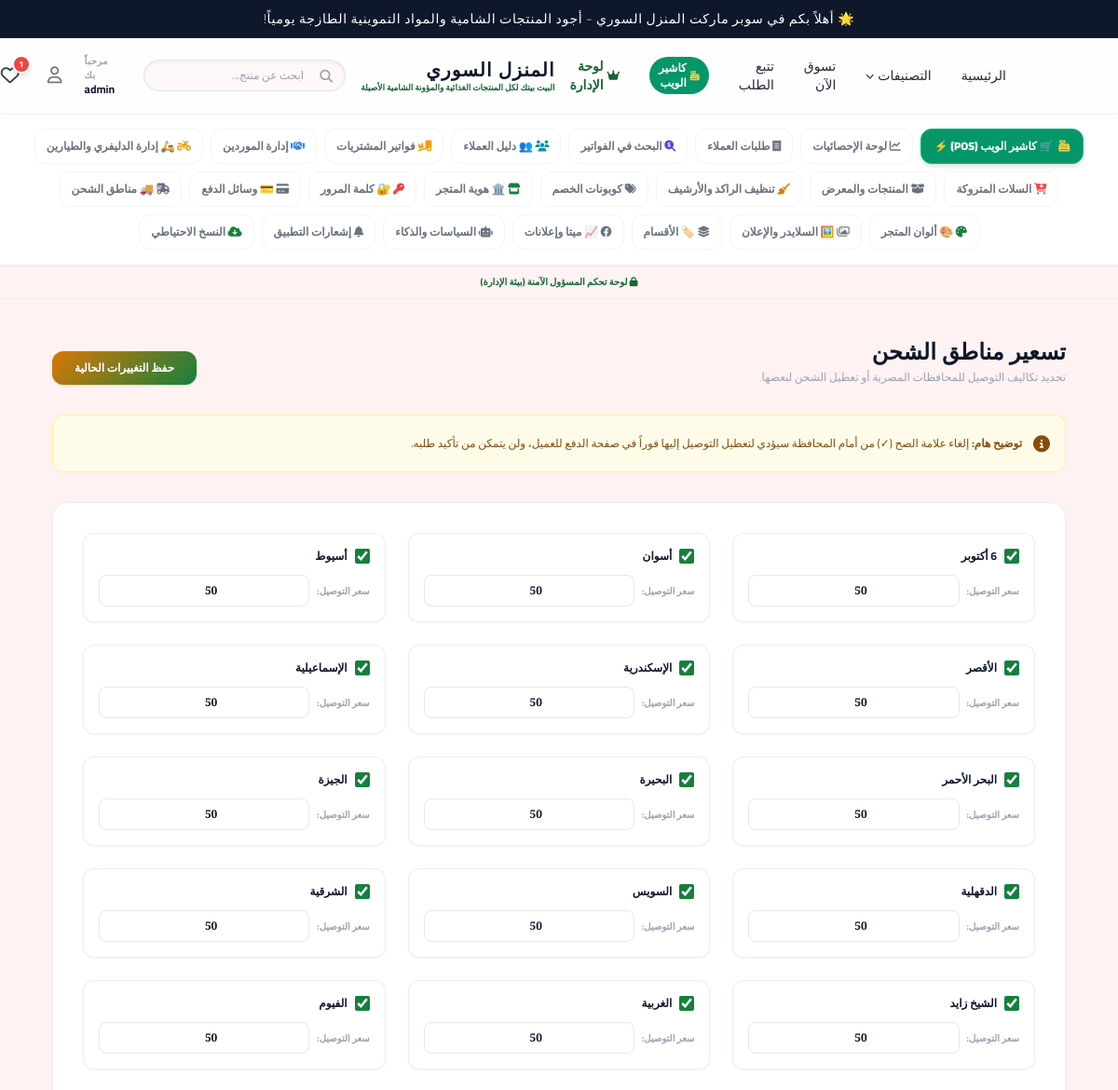
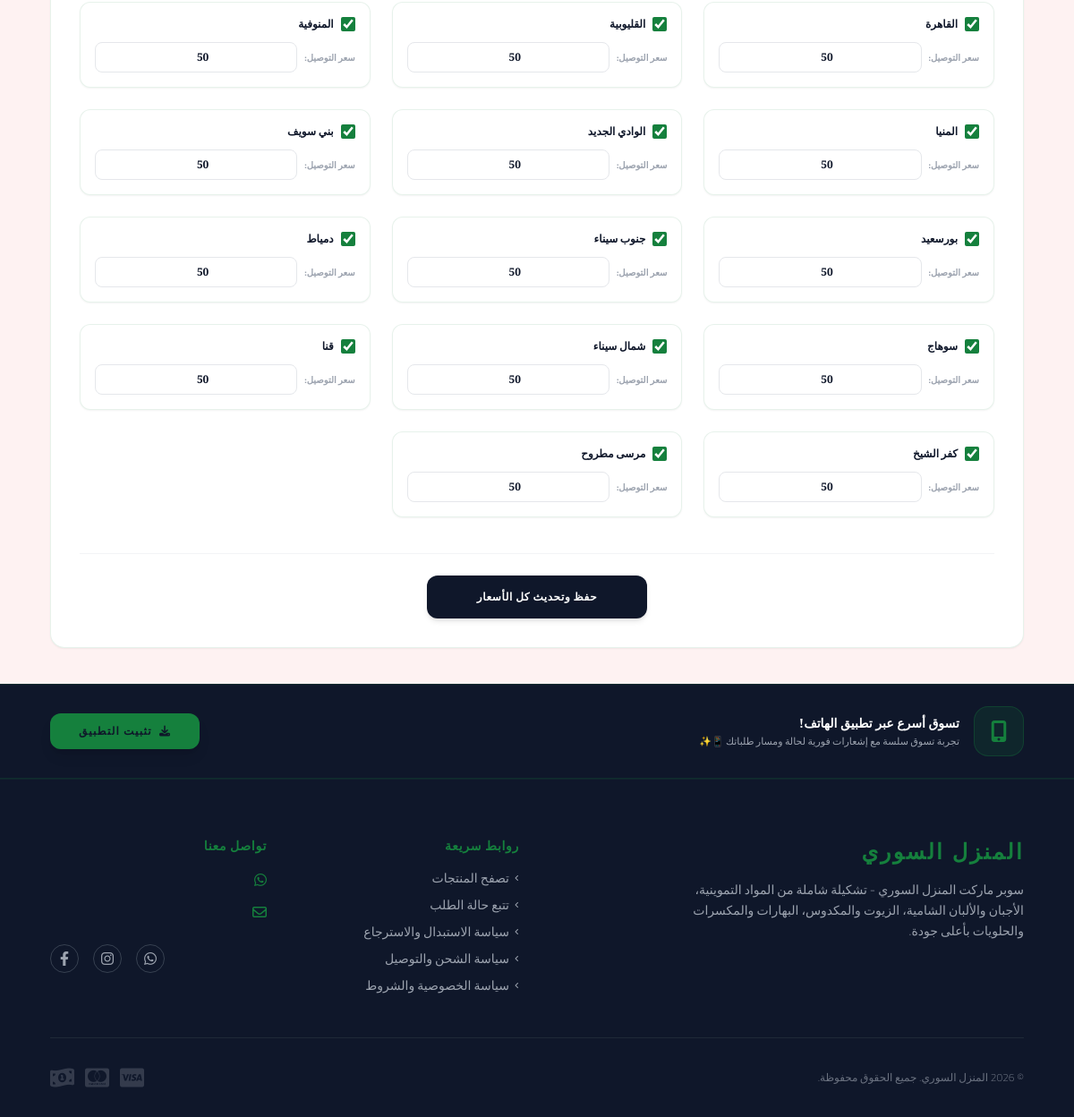
Screenshot of /admin_shipping.php (signed in) with the database file from the repository (2 pictures, top to bottom).
### tables this page shows
CREATE TABLE shipping_zones (
            id INTEGER PRIMARY KEY AUTOINCREMENT, gov_name VARCHAR(100) NOT NULL UNIQUE, cost DECIMAL(10,2) DEFAULT 50.00, is_active TINYINT(1) DEFAULT 1
        , country_name VARCHAR(100) DEFAULT 'مصر', country_code VARCHAR(10) DEFAULT 'EG', currency_symbol VARCHAR(50) DEFAULT 'ج.م');

### admin_shipping.php (the view, shortened to what this page needs)
<?php
require_once 'config.php';
$zones = $pdo->query("SELECT * FROM shipping_zones ORDER BY gov_name ASC")->fetchAll(PDO::FETCH_ASSOC);
include 'header.php';
include 'admin_nav.php';
?>
<div class="container mx-auto px-4 md:px-8 py-10 max-w-6xl animate-fade-in">
    <div class="flex flex-col sm:flex-row justify-between items-center sm:items-end mb-8 gap-4">
        <div>
            <h2 class="text-2xl font-serif font-bold text-royal-dark">تسعير مناطق الشحن</h2>
            <p class="text-xs text-gray-400 mt-1 font-light">تحديد تكاليف التوصيل للمحافظات المصرية أو تعطيل الشحن لبعضها.</p>
        </div>
        <button type="button" onclick="document.getElementById('shipping-form').submit();" class="bg-gold-gradient text-white font-bold py-2.5 px-6 hover:bg-gold-gradient-hover hover:text-royal-charcoal transition-all text-xs rounded-xl shadow flex items-center gap-1.5 btn-shine">
            حفظ التغييرات الحالية
        </button>
    </div>
    <div class="bg-yellow-50 border border-yellow-200 text-yellow-800 p-4 rounded-xl text-xs mb-8 flex gap-3 items-center">
        <i class="fa-solid fa-circle-info text-lg shrink-0 animate-bounce"></i>
        <span><strong>توضيح هام:</strong> إلغاء علامة الصح (✓) من أمام المحافظة سيؤدي لتعطيل التوصيل إليها فوراً في صفحة الدفع للعميل، ولن يتمكن من تأكيد طلبه.</span>
    </div>
    <form id="shipping-form" method="POST" action="admin_shipping.php" class="bg-white shadow-sm border border-royal-gold/10 rounded-2xl p-6 md:p-8">
        <div class="grid grid-cols-1 md:grid-cols-2 lg:grid-cols-3 gap-6">
            <?php foreach($zones as $z): ?>
                <div class="border p-4 rounded-xl transition-all duration-300 <?php echo !$z['is_active'] ? 'opacity-40 bg-gray-50 border-gray-200' : 'bg-royal-cream/15 border-royal-gold/10 shadow-sm'; ?>">
                    <div class="flex justify-between items-center mb-3">
                        <label class="font-bold text-royal-dark text-xs flex items-center gap-2 cursor-pointer select-none">
                            <input type="checkbox" name="gov_active[<?php echo $z['id']; ?>]" value="1" <?php echo $z['is_active'] ? 'checked' : ''; ?> class="w-4 h-4 accent-royal-gold cursor-pointer rounded">
                            <span><?php echo htmlspecialchars($z['gov_name']); ?></span>
                        </label>
                    </div>
                    <div class="flex items-center gap-2">
                        <span class="text-[10px] text-gray-400 font-bold shrink-0">سعر التوصيل:</span>
                        <input type="number" step="0.01" name="gov_cost[<?php echo $z['id']; ?>]" value="<?php echo $z['cost']; ?>" class="w-full p-2 border border-gray-200 rounded-lg text-center outline-none focus:border-royal-gold font-serif font-bold text-royal-dark text-xs">
                    </div>
                </div>
            <?php endforeach; ?>
        </div>
        <div class="mt-10 text-center border-t border-gray-100 pt-6">
            <button type="submit" class="bg-royal-charcoal text-white hover:bg-royal-gold hover:text-royal-charcoal px-14 py-4 text-xs font-bold rounded-xl shadow-md btn-shine transition-all uppercase tracking-wider">
                حفظ وتحديث كل الأسعار
            </button>
        </div>
    </form>
</div>
<?php
include 'footer.php';
?>

### rows the page displays
shipping_zones: is_active "☑", gov_name "6 أكتوبر", cost "50"
shipping_zones: is_active "☑", gov_name "أسوان", cost "50"
shipping_zones: is_active "☑", gov_name "أسيوط", cost "50"
shipping_zones: is_active "☑", gov_name "الأقصر", cost "50"
shipping_zones: is_active "☑", gov_name "الإسكندرية", cost "50"
shipping_zones: is_active "☑", gov_name "الإسماعيلية", cost "50"
shipping_zones: is_active "☑", gov_name "البحر الأحمر", cost "50"
shipping_zones: is_active "☑", gov_name "البحيرة", cost "50"
shipping_zones: is_active "☑", gov_name "الجيزة", cost "50"
shipping_zones: is_active "☑", gov_name "الدقهلية", cost "50"
shipping_zones: is_active "☑", gov_name "السويس", cost "50"
shipping_zones: is_active "☑", gov_name "الشرقية", cost "50"
shipping_zones: is_active "☑", gov_name "الشيخ زايد", cost "50"
shipping_zones: is_active "☑", gov_name "الغربية", cost "50"
shipping_zones: is_active "☑", gov_name "الفيوم", cost "50"
shipping_zones: is_active "☑", gov_name "القاهرة", cost "50"
shipping_zones: is_active "☑", gov_name "القليوبية", cost "50"
shipping_zones: is_active "☑", gov_name "المنوفية", cost "50"
shipping_zones: is_active "☑", gov_name "المنيا", cost "50"
shipping_zones: is_active "☑", gov_name "الوادي الجديد", cost "50"
shipping_zones: is_active "☑", gov_name "بني سويف", cost "50"
shipping_zones: is_active "☑", gov_name "بورسعيد", cost "50"
shipping_zones: is_active "☑", gov_name "جنوب سيناء", cost "50"
shipping_zones: is_active "☑", gov_name "دمياط", cost "50"
shipping_zones: is_active "☑", gov_name "سوهاج", cost "50"
shipping_zones: is_active "☑", gov_name "شمال سيناء", cost "50"
shipping_zones: is_active "☑", gov_name "قنا", cost "50"
shipping_zones: is_active "☑", gov_name "كفر الشيخ", cost "50"
shipping_zones: is_active "☑", gov_name "مرسى مطروح", cost "50"

### other values shown
$announcement_bar "🌟 أهلاً بكم في سوبر ماركت المنزل السوري - أجود المنتجات الشامية والمواد التموينية الطازجة يومياً!"
$settings['store_name'] "المنزل السوري"
$settings['store_tagline'] "البيت بيتك لكل المنتجات الغذائية والمؤونة الشامية الأصيلة"
$_SESSION['username'] "admin"
$wishlist_count "1"
$f_store_name "المنزل السوري"
$f_store_description "سوبر ماركت المنزل السوري - تشكيلة شاملة من المواد التموينية، الأجبان والألبان الشامية، الزيوت والمكدوس، البهارات والمكسرات والحلويات بأعلى جودة."
